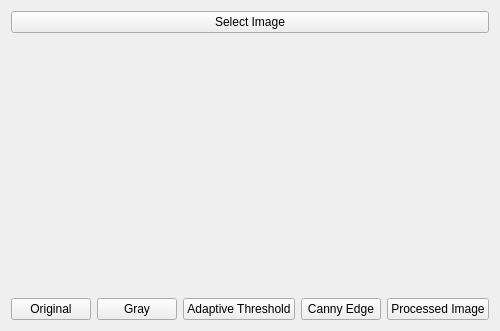
<?xml version="1.0" encoding="UTF-8"?>
<ui version="4.0">
 <class>Form</class>
 <widget class="QWidget" name="Form">
  <property name="geometry">
   <rect>
    <x>0</x>
    <y>0</y>
    <width>481</width>
    <height>331</height>
   </rect>
  </property>
  <property name="windowTitle">
   <string>Form</string>
  </property>
  <layout class="QGridLayout" name="gridLayout_2">
   <item row="0" column="0">
    <layout class="QGridLayout" name="gridLayout">
     <property name="sizeConstraint">
      <enum>QLayout::SetMinimumSize</enum>
     </property>
     <item row="1" column="0">
      <widget class="QLabel" name="label">
       <property name="text">
        <string/>
       </property>
      </widget>
     </item>
     <item row="2" column="0">
      <layout class="QHBoxLayout" name="horizontalLayout">
       <property name="sizeConstraint">
        <enum>QLayout::SetMinimumSize</enum>
       </property>
       <item>
        <widget class="QPushButton" name="pushButton">
         <property name="text">
          <string>Original</string>
         </property>
        </widget>
       </item>
       <item>
        <widget class="QPushButton" name="pushButton_2">
         <property name="text">
          <string>Gray</string>
         </property>
        </widget>
       </item>
       <item>
        <widget class="QPushButton" name="pushButton_3">
         <property name="text">
          <string>Adaptive Threshold</string>
         </property>
        </widget>
       </item>
       <item>
        <widget class="QPushButton" name="pushButton_4">
         <property name="text">
          <string>Canny Edge</string>
         </property>
        </widget>
       </item>
       <item>
        <widget class="QPushButton" name="pushButton_5">
         <property name="text">
          <string>Processed Image</string>
         </property>
        </widget>
       </item>
      </layout>
     </item>
     <item row="0" column="0">
      <layout class="QVBoxLayout" name="verticalLayout">
       <property name="sizeConstraint">
        <enum>QLayout::SetMinimumSize</enum>
       </property>
       <item>
        <widget class="QPushButton" name="pushButton_6">
         <property name="text">
          <string>Select Image</string>
         </property>
        </widget>
       </item>
      </layout>
     </item>
    </layout>
   </item>
  </layout>
 </widget>
 <resources/>
 <connections/>
</ui>
